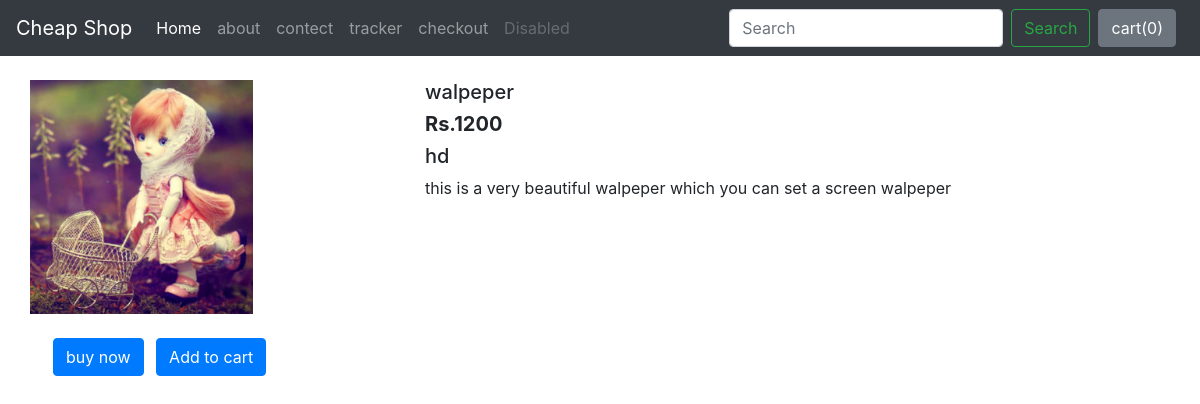
Screenshot of /shop/product/12 with the database file from the repository.
### shop/models.py (models this page shows)
class Product(models.Model):
    product_id= models.AutoField
    product_name=models.CharField(max_length=30)
    category=models.CharField(max_length=50,default="")
    subcategory=models.CharField(max_length=50, default="")
    desc=models.CharField(max_length=100)
    price=models.IntegerField(default=0)
    pub_date = models.DateField()
    product_image=models.ImageField(upload_to='shop/images',default="")
    def __str__(self):
        return self.product_name

### shop/views.py (the view)
# urls.py: path("product/<int:myid>",views.prodView,name="productView"),
def prodView(request,myid):
    product=Product.objects.filter(id=myid)
    print(product)
    return render(request, 'shop/prodView.html',{'product':product[0]})

### shop/templates/shop/prodView.html (shortened to what this page needs)
{%extends 'shop/basic.html'%}
{%block body%}
<div class="container my-4">
    <div class="row" >
    <div class="col-md-4">
         <div class="row " >
             <img src="/media/{{product.product_image}}" width="223" height="234">
         </div>
        <div class="btn btn-primary my-4 mx-2">buy now</div>
        <div class="btn btn-primary">Add to cart</div>
    </div>
<div class="col-md-8">
     <h5>{{product.product_name}}</h5>
     <h5><b>Rs.{{product.price}}</b></h5>
     <h5>{{product.category}}</h5>
     <p>{{product.desc}}
     </p>
</div>
</div>
    </div>
{%endblock%}

### rows the page displays
Product: product_image (picture), product_name "walpeper", price "1200", category "hd", desc "this is a very beautiful walpeper which you can set a screen walpeper"
